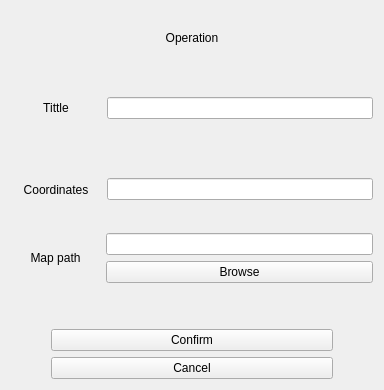
<?xml version="1.0" encoding="UTF-8"?>
<ui version="4.0">
 <class>PathDialog</class>
 <widget class="QWidget" name="PathDialog">
  <property name="geometry">
   <rect>
    <x>0</x>
    <y>0</y>
    <width>384</width>
    <height>390</height>
   </rect>
  </property>
  <property name="windowTitle">
   <string>Form</string>
  </property>
  <layout class="QVBoxLayout" name="verticalLayout_2" stretch="1,4,0,0,0">
   <item>
    <widget class="QLabel" name="label_operation">
     <property name="sizePolicy">
      <sizepolicy hsizetype="Preferred" vsizetype="Preferred">
       <horstretch>0</horstretch>
       <verstretch>0</verstretch>
      </sizepolicy>
     </property>
     <property name="text">
      <string>Operation</string>
     </property>
     <property name="alignment">
      <set>Qt::AlignCenter</set>
     </property>
    </widget>
   </item>
   <item>
    <layout class="QVBoxLayout" name="verticalLayout_path" stretch="1,1,0">
     <property name="sizeConstraint">
      <enum>QLayout::SetMaximumSize</enum>
     </property>
     <item>
      <layout class="QHBoxLayout" name="horizontalLayout_tittle" stretch="1,4">
       <item>
        <widget class="QLabel" name="label_tittle">
         <property name="sizePolicy">
          <sizepolicy hsizetype="Preferred" vsizetype="Expanding">
           <horstretch>0</horstretch>
           <verstretch>0</verstretch>
          </sizepolicy>
         </property>
         <property name="minimumSize">
          <size>
           <width>90</width>
           <height>0</height>
          </size>
         </property>
         <property name="text">
          <string>Tittle</string>
         </property>
         <property name="alignment">
          <set>Qt::AlignCenter</set>
         </property>
        </widget>
       </item>
       <item>
        <widget class="QLineEdit" name="lineEdit_tittle"/>
       </item>
      </layout>
     </item>
     <item>
      <layout class="QHBoxLayout" name="horizontalLayout_coordinates" stretch="1,4">
       <item>
        <widget class="QLabel" name="label_coordinates">
         <property name="sizePolicy">
          <sizepolicy hsizetype="Preferred" vsizetype="Expanding">
           <horstretch>0</horstretch>
           <verstretch>0</verstretch>
          </sizepolicy>
         </property>
         <property name="minimumSize">
          <size>
           <width>90</width>
           <height>0</height>
          </size>
         </property>
         <property name="text">
          <string>Coordinates</string>
         </property>
         <property name="alignment">
          <set>Qt::AlignCenter</set>
         </property>
        </widget>
       </item>
       <item>
        <widget class="QLineEdit" name="lineEdit_coordinates"/>
       </item>
      </layout>
     </item>
     <item>
      <layout class="QHBoxLayout" name="horizontalLayout_map" stretch="1,3">
       <item>
        <widget class="QLabel" name="label_map">
         <property name="sizePolicy">
          <sizepolicy hsizetype="Preferred" vsizetype="Expanding">
           <horstretch>0</horstretch>
           <verstretch>0</verstretch>
          </sizepolicy>
         </property>
         <property name="text">
          <string>Map path</string>
         </property>
         <property name="alignment">
          <set>Qt::AlignCenter</set>
         </property>
        </widget>
       </item>
       <item>
        <layout class="QVBoxLayout" name="verticalLayout">
         <item>
          <widget class="QLineEdit" name="lineEdit_map">
           <property name="sizePolicy">
            <sizepolicy hsizetype="Expanding" vsizetype="Fixed">
             <horstretch>0</horstretch>
             <verstretch>0</verstretch>
            </sizepolicy>
           </property>
          </widget>
         </item>
         <item>
          <widget class="QPushButton" name="pushButton_browseMap">
           <property name="text">
            <string>Browse</string>
           </property>
          </widget>
         </item>
        </layout>
       </item>
      </layout>
     </item>
    </layout>
   </item>
   <item>
    <spacer name="verticalSpacer">
     <property name="orientation">
      <enum>Qt::Vertical</enum>
     </property>
     <property name="sizeHint" stdset="0">
      <size>
       <width>20</width>
       <height>40</height>
      </size>
     </property>
    </spacer>
   </item>
   <item>
    <layout class="QHBoxLayout" name="horizontalLayout">
     <item>
      <spacer name="horizontalSpacer">
       <property name="orientation">
        <enum>Qt::Horizontal</enum>
       </property>
       <property name="sizeType">
        <enum>QSizePolicy::Minimum</enum>
       </property>
       <property name="sizeHint" stdset="0">
        <size>
         <width>40</width>
         <height>20</height>
        </size>
       </property>
      </spacer>
     </item>
     <item>
      <widget class="QPushButton" name="pushButton_confirm">
       <property name="text">
        <string>Confirm</string>
       </property>
      </widget>
     </item>
     <item>
      <spacer name="horizontalSpacer_2">
       <property name="orientation">
        <enum>Qt::Horizontal</enum>
       </property>
       <property name="sizeType">
        <enum>QSizePolicy::Minimum</enum>
       </property>
       <property name="sizeHint" stdset="0">
        <size>
         <width>40</width>
         <height>20</height>
        </size>
       </property>
      </spacer>
     </item>
    </layout>
   </item>
   <item>
    <layout class="QHBoxLayout" name="horizontalLayout_2">
     <item>
      <spacer name="horizontalSpacer_3">
       <property name="orientation">
        <enum>Qt::Horizontal</enum>
       </property>
       <property name="sizeType">
        <enum>QSizePolicy::Minimum</enum>
       </property>
       <property name="sizeHint" stdset="0">
        <size>
         <width>40</width>
         <height>20</height>
        </size>
       </property>
      </spacer>
     </item>
     <item>
      <widget class="QPushButton" name="pushButton_cancel">
       <property name="text">
        <string>Cancel</string>
       </property>
      </widget>
     </item>
     <item>
      <spacer name="horizontalSpacer_4">
       <property name="orientation">
        <enum>Qt::Horizontal</enum>
       </property>
       <property name="sizeType">
        <enum>QSizePolicy::Minimum</enum>
       </property>
       <property name="sizeHint" stdset="0">
        <size>
         <width>40</width>
         <height>20</height>
        </size>
       </property>
      </spacer>
     </item>
    </layout>
   </item>
  </layout>
 </widget>
 <resources/>
 <connections/>
</ui>
